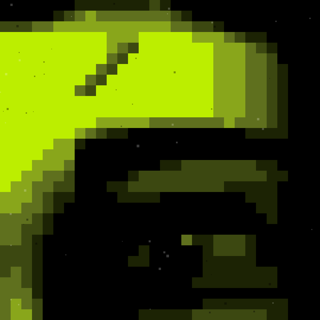
#> input picture landing/img/face-glance-1.png, 320 x 320 px, given in place of logo.png, which was not available
$ python make_safety.py
#> lines starting #> are read from the running program, lines starting #| are printed output that depends on the picture; pictures that were not available may be replaced by others from this repository, and a replacement may not be noted
"""The safety card: the reply pinned under the announcement (29 Sep). NEONCAM's lit page, like the link preview: neon
field with its dots, black type, the eye that never blinks in a black frame, the official links and the contract, and
the photo's black band with the rules. Run from the repo root:
    python marketing/posts/make_safety.py      # -> marketing/posts/6-safety.png (1200 x 1200)
"""
import sys
from pathlib import Path

from PIL import Image, ImageDraw, ImageFont

ROOT = Path(__file__).resolve().parents[2]
sys.path[:0] = [str(ROOT / "marketing" / "movement"), str(ROOT / "art")]
import make_cut as mc  # noqa: E402  (the 5x7 pixel font of the films)

S = 1200
NEON, INK, PALE = (204, 255, 0), (0, 0, 0), (242, 255, 200)
DEEP = (40, 50, 8)
MONO = "C:/Windows/Fonts/consolab.ttf"  # links and the address must read exactly, lowercase included

img = Image.new("RGB", (S, S), NEON)
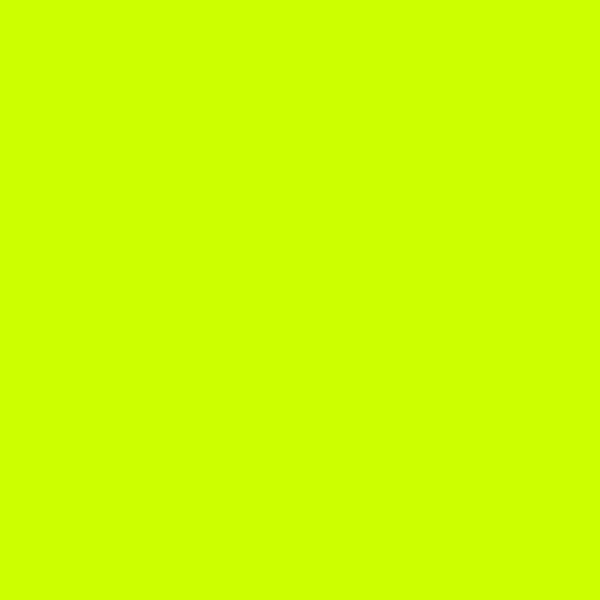
#> img: PIL image 1200x1200 RGB (shown at 1/2 size); mean R, G, B 204, 255, 0
d = ImageDraw.Draw(img)
for y in range(11, S, 22):  # the lit page's dots
    for x in range(11, S, 22):
        d.rectangle([x, y, x + 1, y + 1], fill=(170, 212, 0))

# the eye that never blinks, cut from the logo, in a black frame with the site's offset shadow
eye = Image.open(ROOT / "brand" / "logo.png").convert("RGB").crop((0, 88, 512, 336))
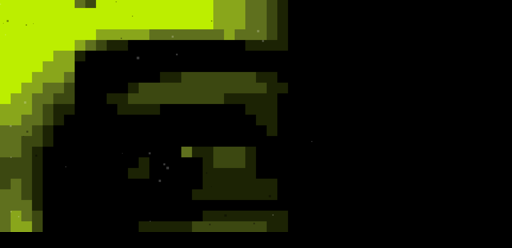
#> eye: PIL image 512x248 RGB; mean R, G, B 28, 34.6, 3.4
eye = eye.resize((768, 372), Image.NEAREST)
#> eye: PIL image 768x372 RGB
x0, y0 = (S - eye.width - 16) // 2, 56
#> x0 = 208; y0 = 56
d.rectangle([x0 + 14, y0 + 14, x0 + eye.width + 30, y0 + eye.height + 30], fill=INK)
d.rectangle([x0, y0, x0 + eye.width + 16, y0 + eye.height + 16], fill=INK)
img.paste(eye, (x0 + 8, y0 + 8))
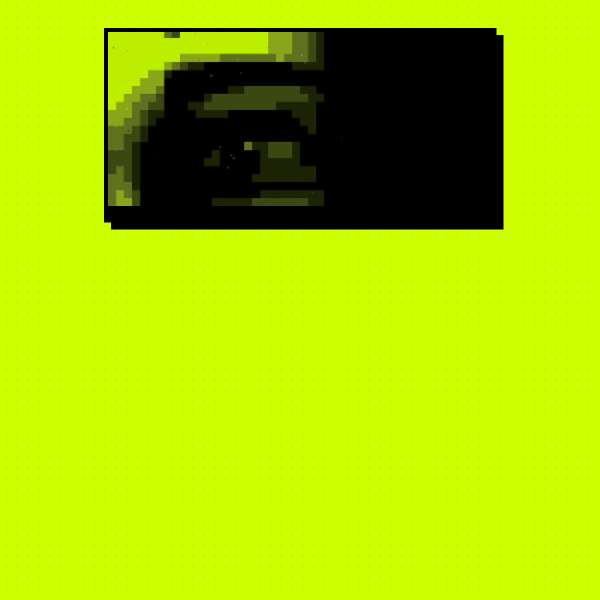
#> img: PIL image 1200x1200 RGB (shown at 1/2 size); mean R, G, B 163.8, 204.6, 0.7

y = y0 + eye.height + 70
#> y = 498
#> (the run stopped early here; a loop or call above may not have finished)
